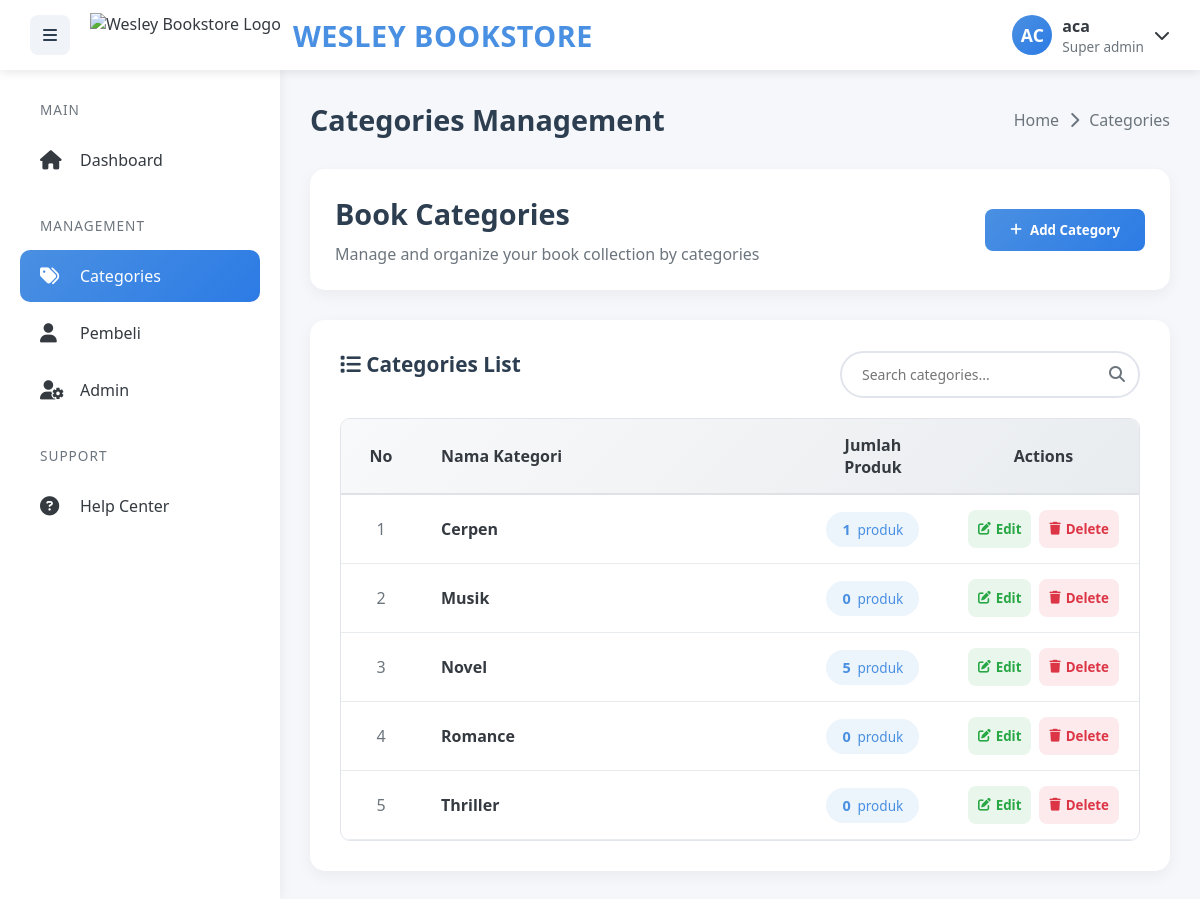
The page /superadmin/categories.php (signed in) on the database its author committed.
### tables this page shows
CREATE TABLE `users` (
  `id_user` int(11) NOT NULL,
  `nik` varchar(16) NOT NULL,
  `username` varchar(100) NOT NULL,
  `password` varchar(255) NOT NULL,
  `email` varchar(100) NOT NULL,
  `role` enum('super_admin','penjual','pembeli') NOT NULL,
  `status` enum('aktif','tidak aktif') DEFAULT 'aktif',
  `gambar` varchar(255) NOT NULL,
  `alamat` text NOT NULL,
  `nama_bank` varchar(50) DEFAULT NULL,
  `no_rekening` varchar(50) DEFAULT NULL,
  `last_login` timestamp NULL DEFAULT NULL,
  `remember_token` varchar(255) DEFAULT NULL,
  `created_at` datetime NOT NULL DEFAULT current_timestamp(),
  `last_chat_time` datetime DEFAULT NULL,
  `is_online` tinyint(1) DEFAULT 0,
  `last_seen` datetime DEFAULT NULL,
  `device_token` varchar(255) DEFAULT NULL
);

CREATE TABLE `katagori` (
  `id_kategori` int(11) NOT NULL,
  `nama_kategori` varchar(100) NOT NULL
);

### superadmin/categories.php (the view, shortened to what this page needs)
<?php
require_once '../koneksi.php';
$user_id = $_SESSION['user_id'];
$query = "SELECT username, email, nik, gambar FROM users WHERE id_user = ?";
$stmt = $conn->prepare($query);
$stmt->bind_param("i", $user_id);
$stmt->execute();
$result = $stmt->get_result();
if ($result->num_rows > 0) {
    $user = $result->fetch_assoc();
    $username = $user['username'];
} else {
    session_destroy();
    header("Location: ../login.php");
    exit();
}
?>
<!DOCTYPE html>
<html lang="id">
<head>
    <link rel="stylesheet" href="https://cdnjs.cloudflare.com/ajax/libs/font-awesome/6.4.0/css/all.min.css">
</head>
<body>
    <nav class="top-nav">
        <div class="nav-left">
            <div class="menu-toggle" id="menuToggle">
                <i class="fas fa-bars"></i>
            </div>
            <div class="logo">
                <img src="../asset/wesley.png" alt="Wesley Bookstore Logo" class="logo-img">
                <span class="logo-text">WESLEY BOOKSTORE</span>
            </div>
        </div>
        <div class="nav-right">
            <div class="user-profile" id="userProfile">
                <div class="user-info">
                    <div class="avatar">
                        <?php
                        $gambar_path = '../asset/' . htmlspecialchars($user['gambar'] ?: 'default.png');
                        if (file_exists($gambar_path) && $user['gambar'] && $user['gambar'] != 'default.png') {
                            echo '<img src="' . $gambar_path . '" alt="Profile" style="width:100%;height:100%;border-radius:50%;object-fit:cover;">';
                        } else {
                            echo strtoupper(substr($username, 0, 2));
                        }
                        ?>
                    </div>
                    <div class="user-details">
                        <span class="user-name"><?php echo htmlspecialchars($username); ?></span>
                        <span class="user-role"><?php echo ucfirst(str_replace('_', ' ', $_SESSION['role'])); ?></span>
                    </div>
                    <i class="fas fa-chevron-down"></i>
                </div>
            </div>
        </div>
    </nav>
    <aside class="sidebar" id="sidebar">
        <nav class="sidebar-nav">
            <div class="nav-section">
                <div class="nav-title">Main</div>
                <a href="index.php" class="sidebar-item">
                    <i class="fas fa-home"></i>
                    <span>Dashboard</span>
                </a>
            </div>
            <div class="nav-section">
                <div class="nav-title">Management</div>
                <a href="categories.php" class="sidebar-item active">
                    <i class="fas fa-tags"></i>
                    <span>Categories</span>
                </a>
                <a href="pembeli.php" class="sidebar-item">
                    <i class="fas fa-user"></i>
                    <span>Pembeli</span>
                </a>
                <a href="penjual.php" class="sidebar-item">
                    <i class="fas fa-user-cog"></i>
                    <span>Admin</span>
                </a>
            </div>
            <div class="nav-section">
                <div class="nav-title">Support</div>
                <a href="help.php" class="sidebar-item">
                    <i class="fas fa-question-circle"></i>
                    <span>Help Center</span>
                </a>
            </div>
        </nav>
    </aside>
    <main class="main-content" id="mainContent">
        <div class="content-header">
            <h1 class="page-title">Categories Management</h1>
            <div class="breadcrumb">
                <a href="index.php">Home</a>
                <i class="fas fa-chevron-right"></i>
                <span>Categories</span>
            </div>
        </div>
        <div class="categories-header">
            <div class="header-info">
                <h1>Book Categories</h1>
                <p>Manage and organize your book collection by categories</p>
            </div>
            <div class="header-actions">
                <button class="btn btn-primary" onclick="showAddModal()">
                    <i class="fas fa-plus"></i> Add Category
                </button>
            </div>
        </div>
        <div class="categories-table-section">
            <div class="section-header">
                <h2 class="section-title">
                    <i class="fas fa-list"></i> Categories List
                </h2>
                <div class="table-search">
                    <div class="table-search-box">
                        <input type="text" id="searchTable" onkeyup="searchCategories()" placeholder="Search categories...">
                        <i class="fas fa-search"></i>
                    </div>
                </div>
            </div>
            <?php
            $query_table = "SELECT k.id_kategori, k.nama_kategori,
                                   COUNT(p.id_produk) as jumlah_produk
                            FROM katagori k
                            LEFT JOIN produk p ON k.id_kategori = p.id_kategori
                            GROUP BY k.id_kategori
                            ORDER BY k.nama_kategori ASC";
            $result_table = $conn->query($query_table);
            if ($result_table && $result_table->num_rows > 0) {
                ?>
                <div class="table-responsive">
                    <table>
                        <thead>
                            <tr>
                                <th>No</th>
                                <th>Nama Kategori</th>
                                <th>Jumlah Produk</th>
                                <th>Actions</th>
                            </tr>
                        </thead>
                        <tbody id="tableBody">
                            <?php
                            $no = 1;
                            while ($row = $result_table->fetch_assoc()):
                            ?>
                            <tr>
                                <td><?php echo $no++; ?></td>
                                <td>
                                    <div style="display: flex; align-items: center; gap: 12px;">
                                        <div>
                                            <div style="font-weight: 600; color: var(--dark);">
                                                <?php echo htmlspecialchars($row['nama_kategori']); ?>
                                            </div>
                                        </div>
                                    </div>
                                </td>
                                <td>
                                    <span class="product-count-badge">
                                        <?php echo $row['jumlah_produk']; ?>
                                        <span>produk</span>
                                    </span>
                                </td>
                                <td>
                                    <div style="display: flex; gap: 8px; justify-content: center;">
                                        <button class="btn-action btn-edit"
                                                onclick="showEditModal(<?php echo $row['id_kategori']; ?>, '<?php echo htmlspecialchars(addslashes($row['nama_kategori'])); ?>')">
                                            <i class="fas fa-edit" style="font-size: 0.8rem;"></i>
                                            Edit
                                        </button>
                                        <button class="btn-action btn-delete"
                                                onclick="confirmDelete(<?php echo $row['id_kategori']; ?>, '<?php echo htmlspecialchars(addslashes($row['nama_kategori'])); ?>')">
                                            <i class="fas fa-trash" style="font-size: 0.8rem;"></i>
                                            Delete
                                        </button>
                                    </div>
                                </td>
                            </tr>
                            <?php endwhile; ?>
                        </tbody>
                    </table>
                </div>
                <?php
            }
            ?>
        </div>
    </main>
</body>
</html>

### rows shown on the page
users: username "AC", username "aca"
katagori: nama_kategori "Cerpen", jumlah_produk "1"
katagori: nama_kategori "Musik", jumlah_produk "0"
katagori: nama_kategori "Novel", jumlah_produk "5"
katagori: nama_kategori "Romance", jumlah_produk "0"
katagori: nama_kategori "Thriller", jumlah_produk "0"

### other values the page prints
str_replace('_', ' ', $_SESSION['role']) "Super admin"
